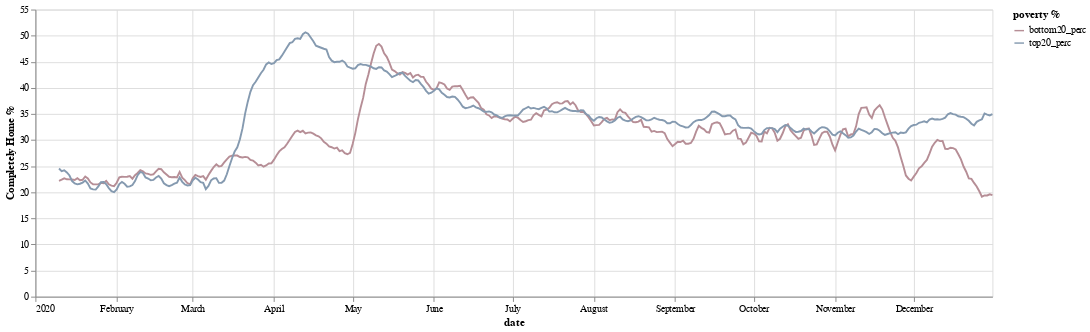

Notebook code cell kept with this figure:
### Code cell
# analysis for the entire year on monthly basis
df_str = df.copy(deep=True) #make a deep copy

df_str['date'] = pd.to_datetime(df_str['date'],utc= True) # extract the months

df_str = df_str.groupby([df_str['date']]).mean().rolling(10).mean()[0:] #find the mean for the days and roll up for every 10 days

chart = alt.Chart(df_str.reset_index()).transform_fold(
    fold=['bottom20_perc', 'top20_perc'],
    as_ = ['poverty %','completely home %']
    
    ).mark_line().encode(
      x='date:T',
      y= alt.Y('completely home %:Q', title = 'Completely Home %'),      color='poverty %:N'
    ).properties(width = 1000)
chart

### Figure 1 — Vega-Lite specification as saved in the notebook (floating-point values rounded to 4 significant figures; data arrays with more than 128 entries replaced by an {"elided": "..."} marker saying what was removed)
{"config": {"view": {"continuousHeight": 300, "continuousWidth": 400}, "range": {"category": {"scheme": ["#E15759", "#a0aab4", "#4E79A7"]}}}, "data": {"name": "data-222e84966b52ba315e896041548f6f53"}, "mark": "line", "encoding": {"color": {"type": "nominal", "field": "poverty %"}, "x": {"type": "temporal", "field": "date"}, "y": {"type": "quantitative", "field": "completely home %", "title": "Completely Home %"}}, "transform": [{"fold": ["bottom20_perc", "top20_perc"], "as": ["poverty %", "completely home %"]}], "width": 1000, "$schema": "https://vega.github.io/schema/vega-lite/v4.8.1.json", "datasets": {"data-222e84966b52ba315e896041548f6f53": {"elided": "366 records"}}}
